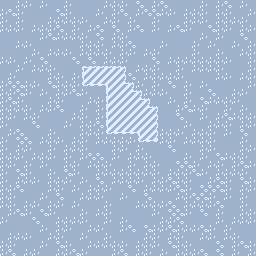

Below is a game level as drawn by its tile map, then a one-line description and the .tmx file that defines it, in full:
An orthogonal 32x32 tile map with 8x8 px tiles, 1 tile layer (Tile Layer 1).

<map version="1.5" tiledversion="1.7.2" orientation="orthogonal" renderorder="right-down" width="32" height="32" tilewidth="8" tileheight="8" infinite="0" nextlayerid="2" nextobjectid="1">
 <tileset firstgid="1" source="bkg.tsx" />
 <layer id="1" name="Tile Layer 1" width="32" height="32">
  <data encoding="csv">
1,1,2,2,1,2,1,1,2,1,1,1,1,2,2,2,1,3,1,2,3,1,1,1,1,2,1,2,3,1,2,1,
2,3,2,1,1,1,1,3,2,1,1,1,2,1,2,3,1,2,3,3,2,2,1,2,2,2,1,2,2,1,1,2,
2,1,2,1,1,1,2,2,2,2,2,1,1,2,2,1,2,1,1,2,1,1,1,2,2,2,1,2,2,2,2,1,
2,2,2,1,2,2,2,3,1,2,1,2,3,1,3,1,2,3,1,2,1,2,3,2,1,1,3,2,2,1,2,2,
1,1,1,1,1,2,3,2,2,2,2,1,3,1,2,2,1,1,1,1,1,1,1,1,1,2,1,2,1,1,3,1,
1,1,2,2,1,1,1,1,1,1,2,2,2,1,2,2,3,1,1,1,2,1,1,1,2,1,2,1,1,2,1,2,
1,1,1,1,2,1,2,2,2,1,2,2,2,2,1,2,2,1,2,2,1,1,1,1,2,1,1,2,1,1,2,2,
2,2,1,2,1,3,1,1,1,3,1,3,1,2,2,2,1,1,1,3,1,2,2,2,2,2,2,2,2,1,1,2,
1,1,2,1,2,2,2,1,1,1,4,5,5,5,5,6,1,2,2,2,1,1,2,1,2,2,2,2,1,1,1,2,
1,2,1,1,1,1,2,2,1,2,20,21,21,21,21,22,3,1,2,2,2,2,2,1,1,1,1,2,2,1,2,2,
2,3,3,2,2,1,3,2,2,2,36,37,37,8,21,23,6,2,1,2,1,3,1,2,1,2,1,1,1,1,1,2,
2,2,3,2,1,2,1,2,2,3,2,1,1,20,21,21,23,6,2,2,2,1,1,2,1,1,3,1,1,2,2,1,
2,3,2,1,1,1,2,2,1,1,1,2,2,20,21,21,21,23,6,1,1,2,1,2,1,3,2,2,2,2,1,1,
2,2,2,2,1,2,2,3,1,1,2,1,2,20,21,21,21,21,23,6,1,1,2,3,2,2,1,1,2,1,2,1,
2,2,1,2,2,1,1,1,1,2,2,1,2,20,21,21,21,21,21,22,1,1,3,1,1,2,1,2,3,2,2,2,
2,1,1,1,3,1,1,1,2,1,2,2,3,20,21,21,21,21,21,22,1,1,1,2,1,1,2,2,2,1,2,2,
1,2,3,1,1,1,2,1,1,1,2,2,2,36,37,37,37,8,21,22,2,2,2,1,2,2,2,1,2,1,3,1,
2,1,3,3,1,2,2,2,1,2,2,1,2,2,2,2,2,36,37,38,2,2,1,2,2,2,2,1,1,1,2,1,
2,1,2,2,1,1,2,1,2,2,2,1,1,1,2,2,1,2,1,1,1,3,1,1,1,2,2,1,1,1,2,2,
2,2,2,1,2,2,2,1,2,1,2,3,3,1,2,1,2,2,2,1,1,1,1,2,1,2,1,3,2,2,2,1,
2,2,1,2,1,2,1,1,2,2,1,2,2,2,1,1,2,1,2,2,1,1,3,3,2,1,2,2,1,2,3,2,
2,1,3,2,1,1,2,1,3,2,1,1,2,2,2,2,2,2,2,2,1,2,2,2,3,2,1,2,2,2,2,1,
2,1,2,2,2,1,2,2,2,1,2,1,3,1,2,2,2,2,1,2,2,3,2,2,1,1,2,3,2,1,3,2,
2,2,3,1,1,1,2,2,1,2,1,2,2,2,1,1,3,1,2,2,2,2,3,2,1,3,3,3,2,1,2,2,
2,2,1,1,1,2,1,3,1,1,2,2,2,1,1,2,1,1,3,1,1,1,2,2,3,3,2,1,2,1,2,1,
2,2,1,2,2,1,2,2,1,2,1,1,1,2,1,1,1,2,2,2,2,3,1,2,2,2,2,3,1,1,2,1,
1,2,3,2,1,3,2,1,1,1,2,1,2,2,1,1,1,1,1,2,1,3,3,2,1,3,1,2,1,1,2,2,
2,1,1,1,3,1,1,2,2,2,2,1,1,2,1,2,1,1,1,1,2,2,3,1,1,1,1,2,1,2,2,2,
1,1,1,1,1,2,1,2,2,1,1,2,2,1,1,2,3,1,3,2,2,3,2,2,2,3,2,1,2,1,1,1,
1,2,2,2,1,1,2,2,1,1,2,1,1,2,1,1,1,1,2,2,1,2,2,1,1,2,2,1,2,2,1,1,
2,2,1,1,1,2,1,3,2,1,1,2,2,2,2,2,1,2,2,2,1,3,2,2,1,1,1,3,1,2,3,2,
2,3,1,2,2,1,1,2,2,3,2,1,1,1,2,3,1,2,2,1,2,1,2,2,2,3,1,3,1,2,1,2
</data>
 </layer>
</map>